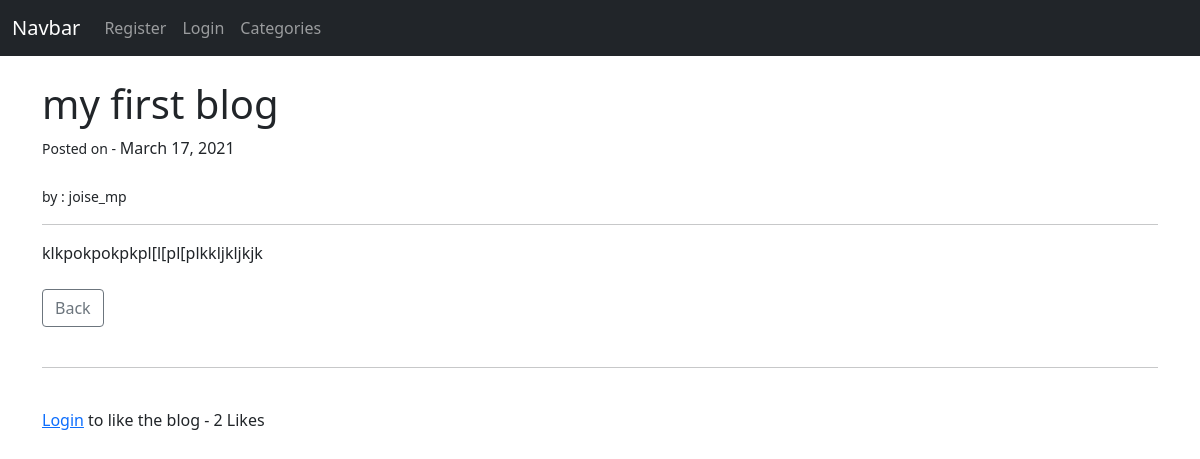
The page /article/38 on the database its author committed.
### blog/models.py (models this page shows, shortened)
class Post(models.Model):
    title = models.CharField(max_length=255)
    author = models.ForeignKey(User, on_delete=models.CASCADE)
    body = RichTextField(blank=True, null=True)
    post_date = models.DateField(auto_now_add=True)
    post_time = models.TimeField(auto_now_add=True)
    category = models.CharField(max_length=255, default='others')
    likes = models.ManyToManyField(User, related_name='blog_posts')
    def total_likes(self):
        return self.likes.count()

### blog/views.py (the view)
# urls.py: path('article/<int:pk>', BlogDetailView.as_view(), name='blogdetail'),
class BlogDetailView(DetailView):
    model = Post
    template_name = 'blog_detail.html'
    def get_context_data(self, *args, **kwargs):
        likes_count = get_object_or_404(Post, id=self.kwargs['pk'])
        total_likes = likes_count.total_likes()
        liked = False
        if likes_count.likes.filter(id=self.request.user.id).exists():
            liked = True
        context = super(BlogDetailView, self).get_context_data(*args, **kwargs)
        context['total_likes'] = total_likes
        context['liked'] = liked
        return context

### blog/templates/blog_detail.html (shortened to what this page needs)
{% extends 'Navbars/blog_nav.html' %}
{% block items %}
<h1>{{ post.title }}</h1> <small>Posted on - </small>{{post.post_date}} <br><br>
<small>by : {{post.author}}</small>
<hr>
{{post.body | safe}}
<br><br>
<a class="btn btn-outline-secondary" href="{% url 'bloghome' %}">Back</a>
<br><br>
<hr>
<br>
<form action="{% url 'like_post' post.pk %}" method="POST">
    {% if user.is_authenticated %}
    {% if liked %}
    <button type="submit" name="post_id", value="{{ post.id }}", class="btn btn-outline-danger btn-sm">Unlike</button>
    {% else %}
    <button type="submit" name="post_id", value="{{ post.id }}", class="btn btn-outline-primary btn-sm">Like</button>
    {% endif %}
    {% else %}
    <a href="{% url 'login' %}">Login</a> to like the blog
    {% endif %}
    - {{ total_likes }} Likes
</form>
{%endblock%}

### rows shown on the page
Post: title "my first blog", post_date "March 17, 2021", author "joise_mp", body "klkpokpokpkpl[l[pl[plkkljkljkjk"

### other values the page prints
{{ total_likes }} "2"
